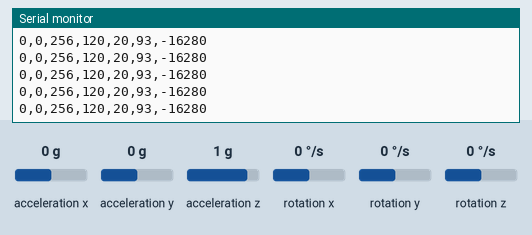
Simulated run of this sketch. Board: Arduino Uno, built with avr-gcc and run on an emulated ATmega328P. Parts: the last lines printed to the serial monitor. Wiring (inferred from the names in the program): ADXL345 accelerometer at I2C address 0x53; ITG-3200 gyroscope at I2C address 0x69. The inputs (shaded band) are chosen by the test bench; at power-on: acceleration x 0 g, acceleration z 1 g, rotation y 0 °/s, acceleration y 0 g, rotation x 0 °/s, rotation z 0 °/s.

Above: at 1.2 s.
1.3 s: acceleration x set to -1.4 g
At 2.4 s:
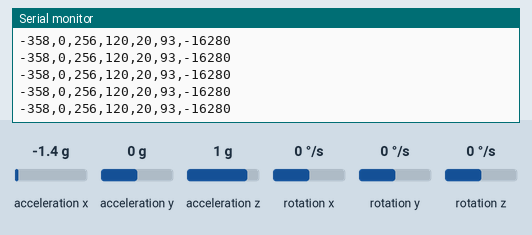
4.3 s: acceleration z set to 0 g
At 5.2 s:
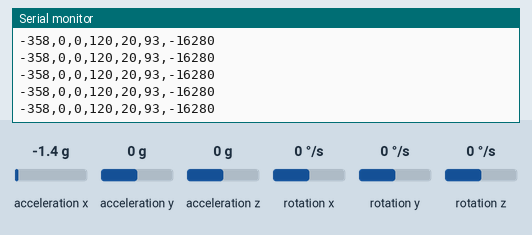
7.3 s: rotation y set to 12 °/s
At 7.9 s:
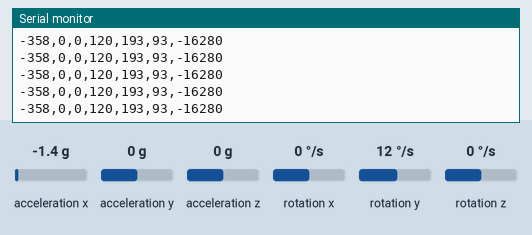
10.3 s: acceleration x set to 0.8 g
At 11.1 s:
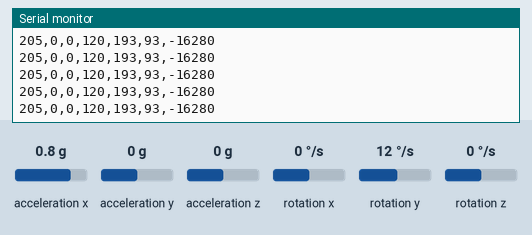
13.3 s: acceleration y set to -1.4 g
At 14.4 s:
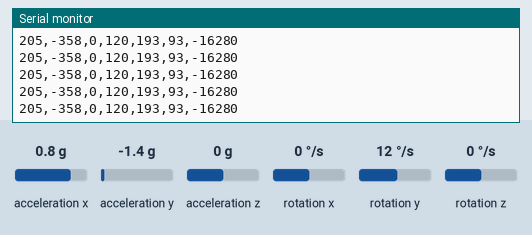
14.8 s: acceleration y set to 0 g
At 15.8 s:
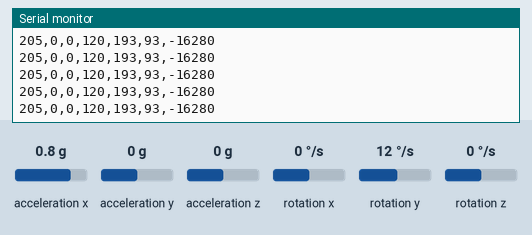
Timing chart, 0 to 17.8 s (numbered marks = the images above; inputs shaded):
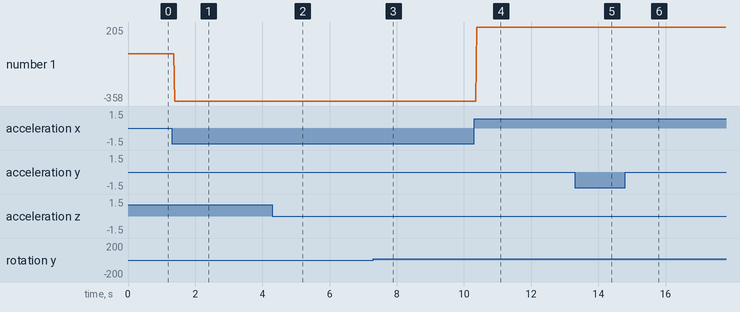

Measured:
- after the input at 1.3 s, the serial monitor: prints a new line after 0.08 s (image 1)
- after the input at 4.3 s, the serial monitor: prints a new line after 0.07 s (image 2)
- after the input at 7.3 s, the serial monitor: prints a new line after 0.08 s (image 3)
- after the input at 10.3 s, the serial monitor: prints a new line after 0.07 s (image 4)
- after the input at 13.3 s, the serial monitor: prints a new line after 0.08 s (image 5)
- plotted number 1: 0 → -358 after the input at 1.3 s, -358 → 205 after the input at 10.3 s

The sketch:

acc.ino
```cpp
#include <Wire.h> // I2C library, gyroscope

// Accelerometer ADXL345
#define ACC 0x53    //ADXL345 ACC address
#define A_TO_READ (6)        //num of bytes we are going to read each time (two bytes for each axis)
// Gyroscope ITG3200
#define GYRO 0x69 // gyro address, binary = 11101001 when AD0 is connected to Vcc (see schematics of your breakout board)
#define G_SMPLRT_DIV 0x15
#define G_DLPF_FS 0x16
#define G_INT_CFG 0x17
#define G_PWR_MGM 0x3E
#define G_TO_READ 8 // 2 bytes for each axis x, y, z

// offsets are chip specific.
int g_offx = 120;
int g_offy = 20;
int g_offz = 93;

char str[512];

void initAcc() {
  //Turning on the ADXL345
  writeTo(ACC, 0x2D, 0);
  writeTo(ACC, 0x2D, 16);
  writeTo(ACC, 0x2D, 8);
  //by default the device is in +-2g range reading
}

void getAccelerometerData(int * result) {
  int regAddress = 0x32;    //first axis-acceleration-data register on the ADXL345
  byte buff[A_TO_READ];

  readFrom(ACC, regAddress, A_TO_READ, buff); //read the acceleration data from the ADXL345

  //each axis reading comes in 10 bit resolution, ie 2 bytes.  Least Significat Byte first!!
  //thus we are converting both bytes in to one int
  result[0] = (((int)buff[1]) << 8) | buff[0];
  result[1] = (((int)buff[3])<< 8) | buff[2];
  result[2] = (((int)buff[5]) << 8) | buff[4];
}

//initializes the gyroscope
void initGyro()
{
  /*****************************************
  * ITG 3200
  * power management set to:
  * clock select = internal oscillator
  *     no reset, no sleep mode
  *   no standby mode
  * sample rate to = 125Hz
  * parameter to +/- 2000 degrees/sec
  * low pass filter = 5Hz
  * no interrupt
  ******************************************/
  writeTo(GYRO, G_PWR_MGM, 0x00);
  writeTo(GYRO, G_SMPLRT_DIV, 0x07); // EB, 50, 80, 7F, DE, 23, 20, FF
  writeTo(GYRO, G_DLPF_FS, 0x1E); // +/- 2000 dgrs/sec, 1KHz, 1E, 19
  writeTo(GYRO, G_INT_CFG, 0x00);
}


void getGyroscopeData(int * result)
{
  /**************************************
  Gyro ITG-3200 I2C
  registers:
  temp MSB = 1B, temp LSB = 1C
  x axis MSB = 1D, x axis LSB = 1E
  y axis MSB = 1F, y axis LSB = 20
  z axis MSB = 21, z axis LSB = 22
  *************************************/

  int regAddress = 0x1B;
  int temp, x, y, z;
  byte buff[G_TO_READ];

  readFrom(GYRO, regAddress, G_TO_READ, buff); //read the gyro data from the ITG3200

  result[0] = ((buff[2] << 8) | buff[3]) + g_offx;
  result[1] = ((buff[4] << 8) | buff[5]) + g_offy;
  result[2] = ((buff[6] << 8) | buff[7]) + g_offz;
  result[3] = (buff[0] << 8) | buff[1]; // temperature

}


void setup()
{
  Serial.begin(9600);
  Wire.begin();
  initAcc();
  initGyro();
}


void loop()
{
  int acc[3];
  int gyro[4];
  getAccelerometerData(acc);
  getGyroscopeData(gyro);

  sprintf(str, "%d,%d,%d,%d,%d,%d,%d", acc[0], acc[1], acc[2], gyro[0], gyro[1], gyro[2], gyro[3]);
  Serial.println(str);

  //delay(50);
}


//---------------- Functions
//Writes val to address register on ACC
void writeTo(int DEVICE, byte address, byte val) {
   Wire.beginTransmission(DEVICE); //start transmission to ACC
   Wire.write(address);        // send register address
   Wire.write(val);        // send value to write
   Wire.endTransmission(); //end transmission
}


//reads num bytes starting from address register on ACC in to buff array
void readFrom(int DEVICE, byte address, int num, byte buff[]) {
  Wire.beginTransmission(DEVICE); //start transmission to ACC
  Wire.write(address);        //sends address to read from
  Wire.endTransmission(); //end transmission

  Wire.beginTransmission(DEVICE); //start transmission to ACC
  Wire.requestFrom(DEVICE, num);    // request 6 bytes from ACC

  int i = 0;
  while(Wire.available())    //ACC may send less than requested (abnormal)
  {
    buff[i] = Wire.read(); // receive a byte
    i++;
  }
  Wire.endTransmission(); //end transmission
}
```
